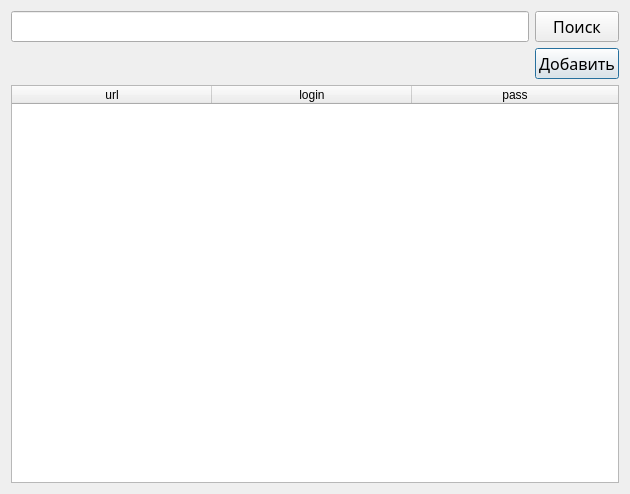
<?xml version="1.0" encoding="UTF-8"?>
<ui version="4.0">
 <class>AccList</class>
 <widget class="QDialog" name="AccList">
  <property name="enabled">
   <bool>true</bool>
  </property>
  <property name="geometry">
   <rect>
    <x>0</x>
    <y>0</y>
    <width>630</width>
    <height>494</height>
   </rect>
  </property>
  <property name="sizePolicy">
   <sizepolicy hsizetype="Expanding" vsizetype="Expanding">
    <horstretch>0</horstretch>
    <verstretch>0</verstretch>
   </sizepolicy>
  </property>
  <property name="windowTitle">
   <string>Password Manager</string>
  </property>
  <layout class="QGridLayout" name="gridLayout">
   <item row="1" column="1">
    <widget class="QPushButton" name="addAccBtn">
     <property name="font">
      <font>
       <family>Gilroy</family>
       <pointsize>12</pointsize>
      </font>
     </property>
     <property name="text">
      <string>Добавить</string>
     </property>
    </widget>
   </item>
   <item row="0" column="1">
    <widget class="QPushButton" name="searchButton">
     <property name="font">
      <font>
       <family>Gilroy</family>
       <pointsize>12</pointsize>
      </font>
     </property>
     <property name="text">
      <string>Поиск</string>
     </property>
    </widget>
   </item>
   <item row="0" column="0">
    <widget class="QLineEdit" name="searchInput">
     <property name="font">
      <font>
       <family>Gilroy</family>
       <pointsize>12</pointsize>
      </font>
     </property>
    </widget>
   </item>
   <item row="2" column="0" colspan="2">
    <widget class="QTableWidget" name="tableWidget">
     <attribute name="horizontalHeaderCascadingSectionResizes">
      <bool>false</bool>
     </attribute>
     <attribute name="horizontalHeaderDefaultSectionSize">
      <number>200</number>
     </attribute>
     <attribute name="horizontalHeaderStretchLastSection">
      <bool>true</bool>
     </attribute>
     <attribute name="verticalHeaderCascadingSectionResizes">
      <bool>false</bool>
     </attribute>
     <column>
      <property name="text">
       <string>url</string>
      </property>
     </column>
     <column>
      <property name="text">
       <string>login</string>
      </property>
     </column>
     <column>
      <property name="text">
       <string>pass</string>
      </property>
     </column>
    </widget>
   </item>
  </layout>
 </widget>
 <resources/>
 <connections/>
</ui>
